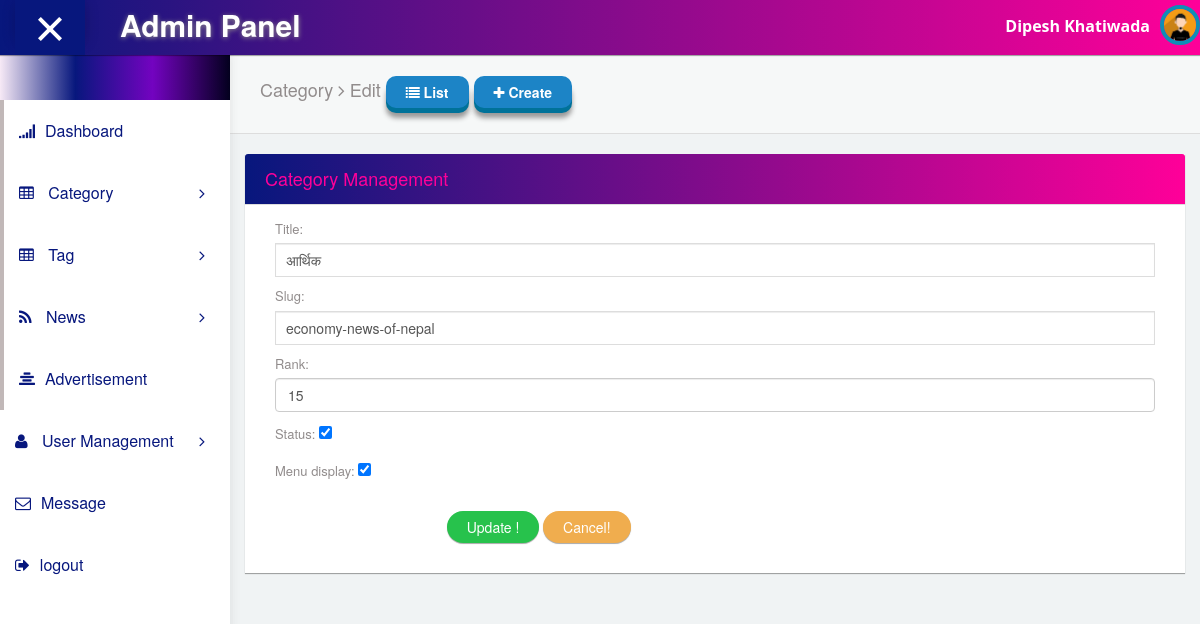
The app's page /backend/category/edit/5 (signed in) with its own data.
### newspost/models.py (models this page shows, shortened)
class Category(models.Model):
    title = models.CharField(max_length=100, unique=True, validators=[customLengthValidator, atValidator, ])
    slug = models.SlugField(max_length=100, unique=True,  validators=[customLengthValidator, atValidator, ])
    rank = models.IntegerField(default=1)
    status = models.BooleanField(default=True)
    menu_display = models.BooleanField(default=True)

### newspost/views.py (the view)
# urls.py: path('category/edit/<int:id>',views.edit_category,name='edit_category'),
@login_required(login_url='signin')
def edit_category(request, id):
    data = Category.objects.get(pk=id)
    form = NewsCategoryForm(request.POST or None, request.FILES or None, instance=data)
    if form.is_valid():
        form.save()
        messages.add_message(request, messages.SUCCESS, "Category updated successfully")
        return redirect('category')
    context = {
        'forms': form
    }
    return render(request, 'backend/category/edit.html', context)

### newspost/forms.py
class NewsCategoryForm(forms.ModelForm):
    title = forms.CharField(widget=forms.TextInput(attrs={'class':'form-control', 'id':'title','placeholder':'Category Title'}))
    slug = forms.CharField(widget=forms.TextInput(attrs={'class':'form-control', 'id':'slug','placeholder':'slug'}))
    rank = forms.CharField(widget=forms.NumberInput(attrs={'class':'form-control','placeholder':'Rank'}))
    class Meta:
        model = Category
        fields = '__all__'

### templates/backend/category/edit.html (shortened to what this page needs)
{% extends "backend/base.html" %}
{% block content %}
<div id="content">
        <div class="panel box-shadow-none content-header">
          <div class="panel-body">
            <div class="col-md-12">
                <h4 class="animated fadeInLeft">
                    Category <span class="fa-angle-right fa"></span> Edit
                    <a href="{% url 'category' %}" class="btn btn-3d btn-primary"><span class="fa fa-list"></span> List</a>
                    <a href="{% url 'create_category' %}" class="btn btn-3d btn-primary"><span class="fa fa-plus"></span> Create</a>
                </h4>
            </div>
          </div>
        </div>
        <div class="form-element">
          <div class="col-md-12 padding-0">
            <div class="col-md-12">
              <div class="panel form-element-padding">
                <div class="panel-heading">
                 <h4>Category Management</h4>
                </div>
                 <div class="panel-body" style="padding-bottom:30px;">
                  <div class="col-md-12">
                    <form action="" method="POST" id="form" novalidate="">
                        {{forms.as_p}}
                        <div class="form-group">
                            <div class="col-sm-2">
                            </div>
                            <div class="col-sm-10">
                            <input type="submit" class="btn ripple-infinite  btn-round  btn-success" value="Update !">
                              <input type="reset" class="btn ripple-infinite  btn-round  btn-warning" value="Cancel!">
                            </div>
                          </div>
                    </form>
                      </div>
                  </div>
                </div>
              </div>
            </div>
          </div>
      </div>
    </div>
{% endblock %}

### templates/backend/base.html (shortened to what this page needs)
<!DOCTYPE html>
{% load static %}
<html lang="en">
<head>
  <link rel="stylesheet" type="text/css" href="{% static 'asset/css/bootstrap.min.css' %}">
  <link rel="stylesheet" type="text/css" href="{% static 'asset/css/plugins/font-awesome.min.css' %}"/>
  <link rel="stylesheet" type="text/css" href="{% static 'asset/css/plugins/datatables.bootstrap.min.css' %}"/>
  <link rel="stylesheet" type="text/css" href="{% static 'asset/css/plugins/animate.min.css' %}"/>
  <link rel="stylesheet" type="text/css" href="{% static 'asset/css/plugins/nouislider.min.css' %}"/>
  <link rel="stylesheet" type="text/css" href="{% static 'asset/css/plugins/select2.min.css' %}"/>
  <link rel="stylesheet" type="text/css" href="{% static 'asset/css/plugins/ionrangeslider/ion.rangeSlider.css' %}"/>
  <link rel="stylesheet" type="text/css" href="{% static 'asset/css/plugins/ionrangeslider/ion.rangeSlider.skinFlat.css' %}"/>
  <link rel="stylesheet" type="text/css" href="{% static 'asset/css/plugins/bootstrap-material-datetimepicker.css' %}"/>
  <link href="{% static 'asset/css/style.css' %}" rel="stylesheet">
</head>
<body id="mimin" class="dashboard">
        <nav class="navbar navbar-default header navbar-fixed-top">
          <div class="col-md-12 nav-wrapper">
            <div class="navbar-header" style="width:100%;">
              <div class="opener-left-menu is-open">
                <span class="bottom"></span>
              </div>
                <a href="{% url 'dashboard' %}" class="navbar-brand">
                 <b>Admin Panel</b>
                </a>
              <ul class="nav navbar-nav search-nav">
                <li>
                   <div class="search">
                  </div>
                </li>
              </ul>
              <ul class="nav navbar-nav navbar-right user-nav">
                <li class="user-name"><span>{{request.user.first_name}} {{request.user.last_name}} </span></li>
                <li class="dropdown avatar-dropdown">
                    <img src="/static/asset/img/avatar.jpg" class="img-circle avatar" alt="user name" data-toggle="dropdown" aria-haspopup="true" aria-expanded="true"/>
                 </li>
              </ul>
            </div>
          </div>
        </nav>
      <div class="container-fluid mimin-wrapper">
            <div id="left-menu">
              <div class="sub-left-menu scroll">
                <ul class="nav nav-list">
                    <li><div class="left-bg"></div></li>
                    <li class="active ripple">
                      <a href="{% url 'dashboard' %}"><span class="fa-signal fa"></span>Dashboard</a>
                    </li>
                    <li class="active ripple">
                        <a class="tree-toggle nav-header">
                          <span class="fa fa-table "></span> Category
                          <span class="fa-angle-right fa right-arrow text-right"></span>
                        </a>
                      </li>
                    <li class="active ripple">
                        <a class="tree-toggle nav-header">
                          <span class="fa fa-table "></span> Tag
                          <span class="fa-angle-right fa right-arrow text-right"></span>
                        </a>
                      </li>
                    <li class="active ripple">
                        <a class="tree-toggle nav-header">
                          <span class="fa fa-rss "></span> News
                          <span class="fa-angle-right fa right-arrow text-right"></span>
                        </a>
                      </li>
                      <li class="active ripple">
                      <a href="{% url 'advertisement' %}"><span class="fa fa-align-center"></span>Advertisement</a>
                      </li>
                      {% if request.user.is_superuser == True %}
                        <li class="ripple">
                          <a class="tree-toggle nav-header">
                            <span class="fa fa-user"></span> User Management
                            <span class="fa-angle-right fa right-arrow text-right"></span>
                          </a>
                        </li>
                      {% endif %}
                    <li class="ripple">
                        <a href="{% url 'message' %}"><span class="fa fa-envelope-o"></span>Message</a>
                      </li>
                      <li class="ripple">
                          <a href="{% url 'signout' %}"><span class="fa-sign-out fa"></span>logout</a>
                        </li>
                  </ul>
                </div>
            </div>
          {% block content %}
               {% endblock %}
</body>
</html>

### records on screen
Category: title "आर्थिक", slug "economy-news-of-nepal", rank "15", status "☑", menu_display "☑"

### other values on screen
{{ request.user.first_name }} "Dipesh"
{{ request.user.last_name }} "Khatiwada"
